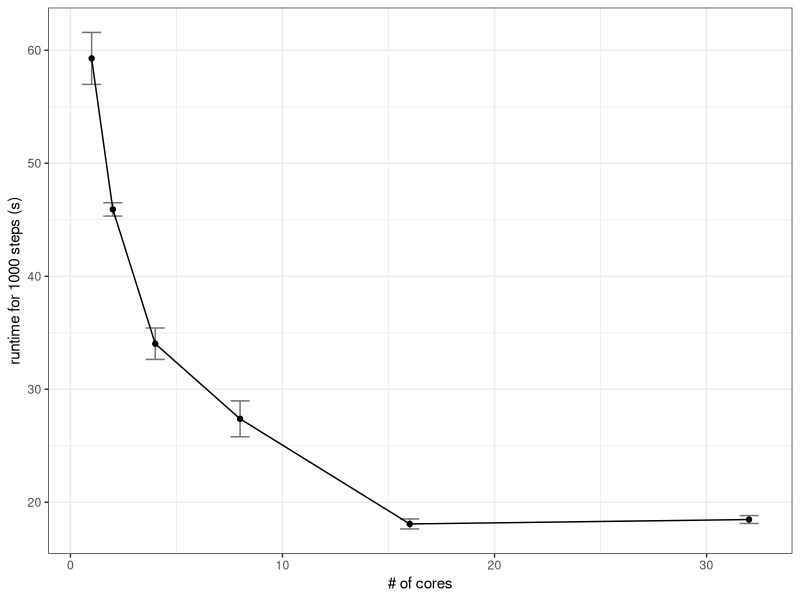

Source code (R):
library(ggplot2)
# Set working directory, put the path to the folder containing your files inbetween the inverted commas
setwd("./")
#Import your data, save it as a csv in excel with the column headings cores, runtime, error
df <- read.csv("speedup.csv", sep=",", header=TRUE)

# Line plot with error bar
p <- ggplot(df, aes(x=df$cores, y=df$runtime)) + 
     geom_errorbar(aes(ymin=df$runtime - df$error, ymax=df$runmax), width=.9, 
     position=position_dodge(0.05), colour="gray45") +
     geom_line(color="black") + geom_point() +
     theme_bw() +
     # Specify axis labels
     labs(x = "# of cores", y = "runtime for 1000 steps (s)")


# Save file and scale axis
ggsave("speedup.pdf",p)

